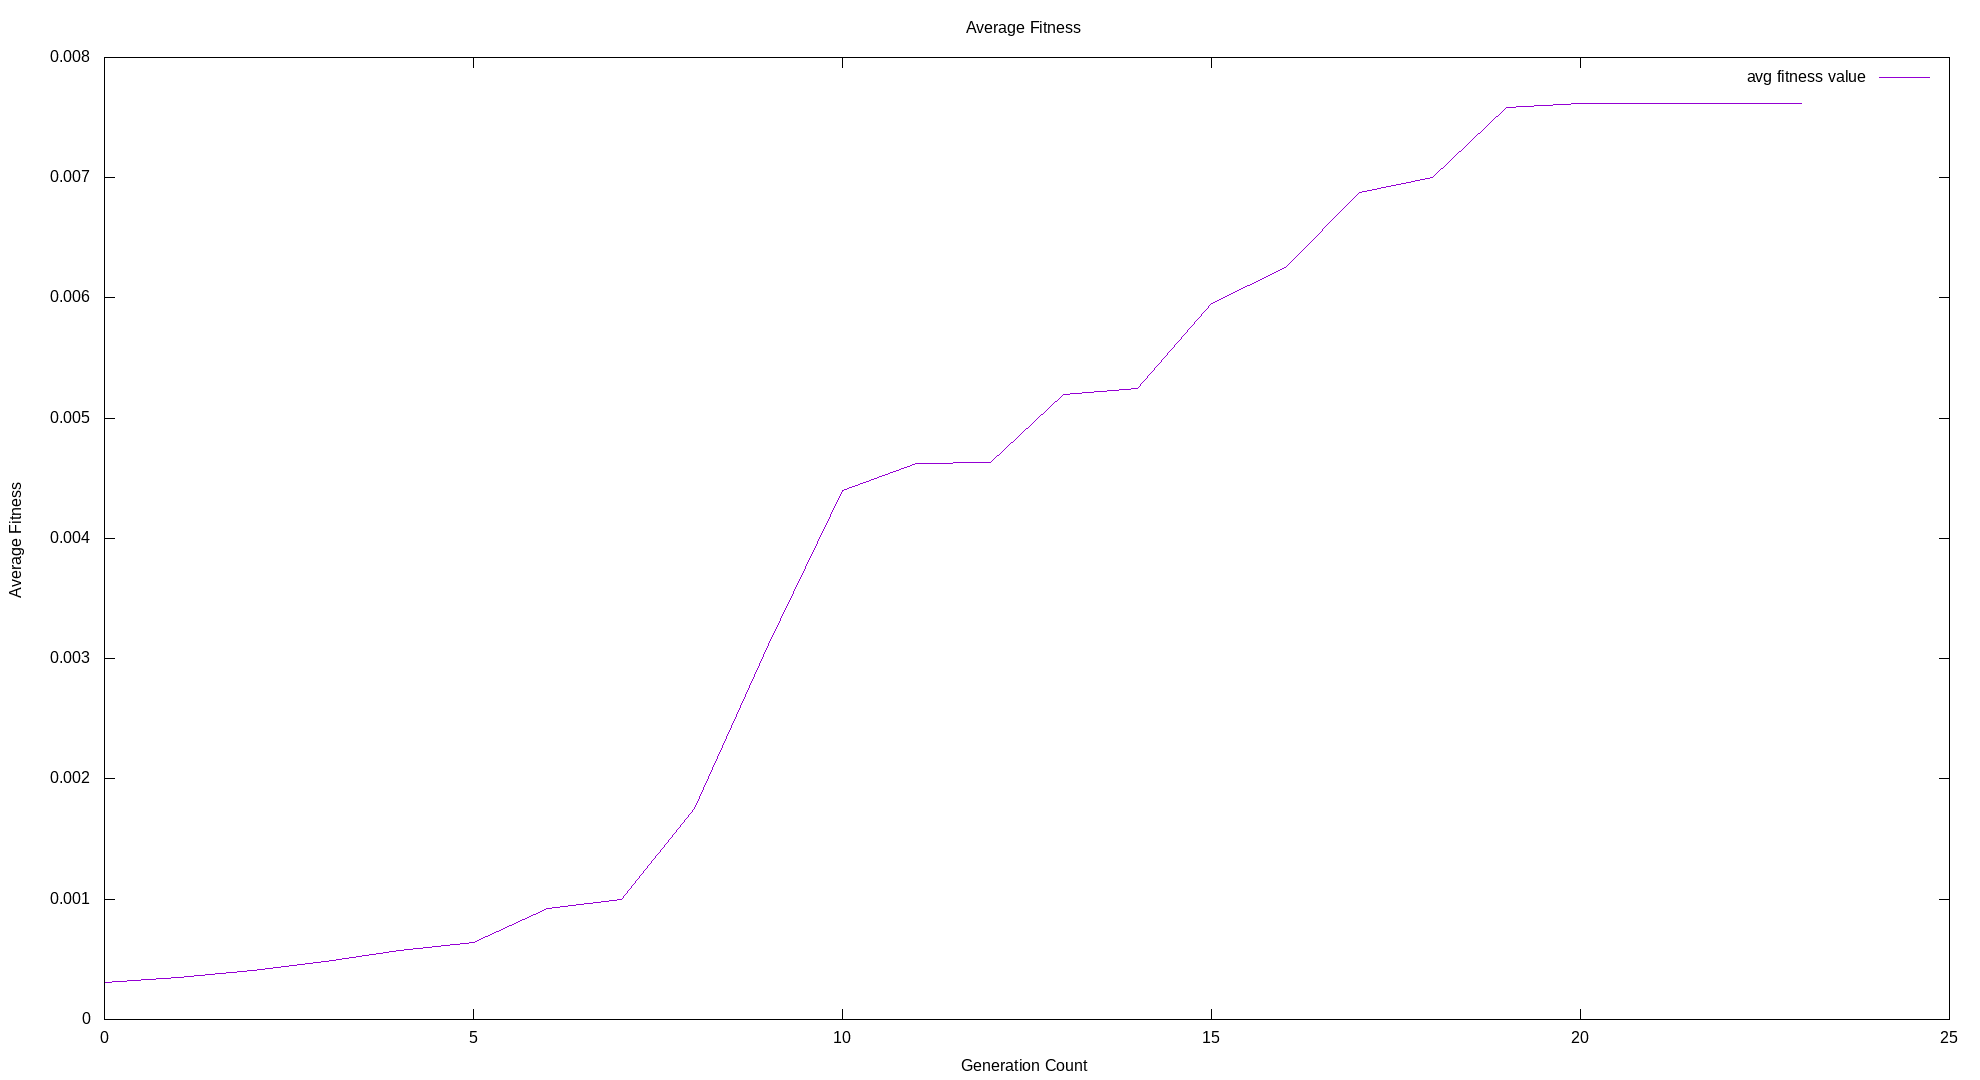

This chart was generated by the following gnuplot code:
set terminal png size 1980,1080
set title "Average Fitness"
set xlabel "Generation Count"
set ylabel "Average Fitness"
plot "avg_fitness.txt" index 0 with lines title 'avg fitness value' 
     
     
set term png
set output "avg_fitness.png"
replot
